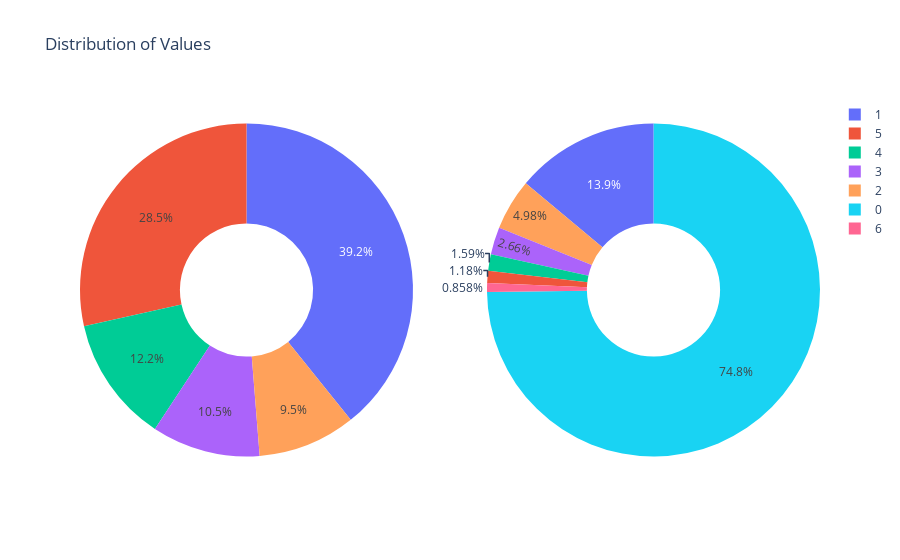

The notebook cell saved with this chart:
### Markdown cell above
**Distribution of score and Thumbs up count**

### Code cell
import plotly.graph_objects as go
from plotly.subplots import make_subplots

score = df.score.value_counts()
thumbs = df.thumbsUpCount.value_counts().head(7)


# Create subplots
fig = make_subplots(rows=1, cols=2, specs=[[{'type': 'domain'}, {'type': 'domain'}]])

# Add both pie charts to the figure
fig.add_trace(go.Pie(labels=score.index, values=score.values, name="Score distribution"), 1, 1)
fig.add_trace(go.Pie(labels=thumbs.index, values=thumbs.values, name="Thumbs up count"), 1, 2)

# Customize the charts (optional)
fig.update_traces(hole=0.4, hoverinfo="label+percent+name")

# Set subplot titles
fig.update_layout(title_text="Distribution of Values")

# Show the figure
fig.show()

### Figure 1 — Plotly figure (JSON) as saved in the notebook; plotly's stock layout.template omitted (floating-point values rounded to 4 significant figures)
{"data": [{"domain": {"x": [0, 0.45], "y": [0, 1]}, "hole": 0.4, "hoverinfo": "label+percent+name", "labels": [1, 5, 4, 3, 2], "name": "Score distribution", "type": "pie", "values": [44576, 32384, 13889, 11964, 10794]}, {"domain": {"x": [0.55, 1], "y": [0, 1]}, "hole": 0.4, "hoverinfo": "label+percent+name", "labels": [0, 1, 2, 3, 4, 5, 6], "name": "Thumbs up count", "type": "pie", "values": [78472, 14597, 5224, 2793, 1669, 1233, 900]}], "layout": {"title": {"text": "Distribution of Values"}}}
